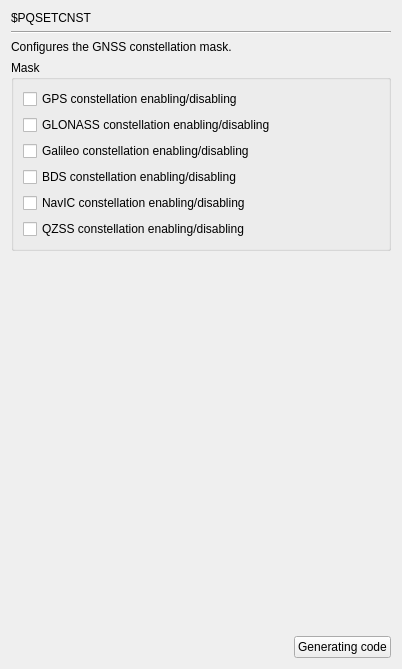
     <widget class="QWidget" name="page_PQSETCNST">
      <layout class="QGridLayout" name="gridLayout_457">
       <item row="0" column="0">
        <widget class="QLabel" name="label_508">
         <property name="text">
          <string>$PQSETCNST</string>
         </property>
        </widget>
       </item>
       <item row="1" column="0" colspan="3">
        <widget class="Line" name="line_132">
         <property name="orientation">
          <enum>Qt::Horizontal</enum>
         </property>
        </widget>
       </item>
       <item row="2" column="0" colspan="2">
        <widget class="QLabel" name="label_509">
         <property name="text">
          <string>Configures the GNSS constellation mask.</string>
         </property>
        </widget>
       </item>
       <item row="3" column="0" colspan="3">
        <widget class="QGroupBox" name="groupBox_216">
         <property name="title">
          <string>Mask</string>
         </property>
         <layout class="QGridLayout" name="gridLayout_240">
          <item row="0" column="0">
           <widget class="QCheckBox" name="checkBox_PQSETCNST_GPS">
            <property name="text">
             <string>GPS constellation enabling/disabling</string>
            </property>
           </widget>
          </item>
          <item row="1" column="0">
           <widget class="QCheckBox" name="checkBox_PQSETCNST_GLONASS">
            <property name="text">
             <string>GLONASS constellation enabling/disabling</string>
            </property>
           </widget>
          </item>
          <item row="2" column="0">
           <widget class="QCheckBox" name="checkBox_PQSETCNST_Galileo">
            <property name="text">
             <string>Galileo constellation enabling/disabling</string>
            </property>
           </widget>
          </item>
          <item row="3" column="0">
           <widget class="QCheckBox" name="checkBox_PQSETCNST_BDS">
            <property name="text">
             <string>BDS constellation enabling/disabling</string>
            </property>
           </widget>
          </item>
          <item row="4" column="0">
           <widget class="QCheckBox" name="checkBox_PQSETCNST_NavIC">
            <property name="text">
             <string>NavIC constellation enabling/disabling</string>
            </property>
           </widget>
          </item>
          <item row="5" column="0">
           <widget class="QCheckBox" name="checkBox_PQSETCNST_QZSS">
            <property name="text">
             <string>QZSS constellation enabling/disabling</string>
            </property>
           </widget>
          </item>
         </layout>
        </widget>
       </item>
       <item row="4" column="2">
        <spacer name="verticalSpacer_132">
         <property name="orientation">
          <enum>Qt::Vertical</enum>
         </property>
         <property name="sizeHint" stdset="0">
          <size>
           <width>20</width>
           <height>379</height>
          </size>
         </property>
        </spacer>
       </item>
       <item row="5" column="1">
        <spacer name="horizontalSpacer_132">
         <property name="orientation">
          <enum>Qt::Horizontal</enum>
         </property>
         <property name="sizeHint" stdset="0">
          <size>
           <width>190</width>
           <height>20</height>
          </size>
         </property>
        </spacer>
       </item>
       <item row="5" column="2">
        <widget class="QPushButton" name="GC_PQSETCNST">
         <property name="text">
          <string>Generating code</string>
         </property>
        </widget>
       </item>
      </layout>
     </widget>
